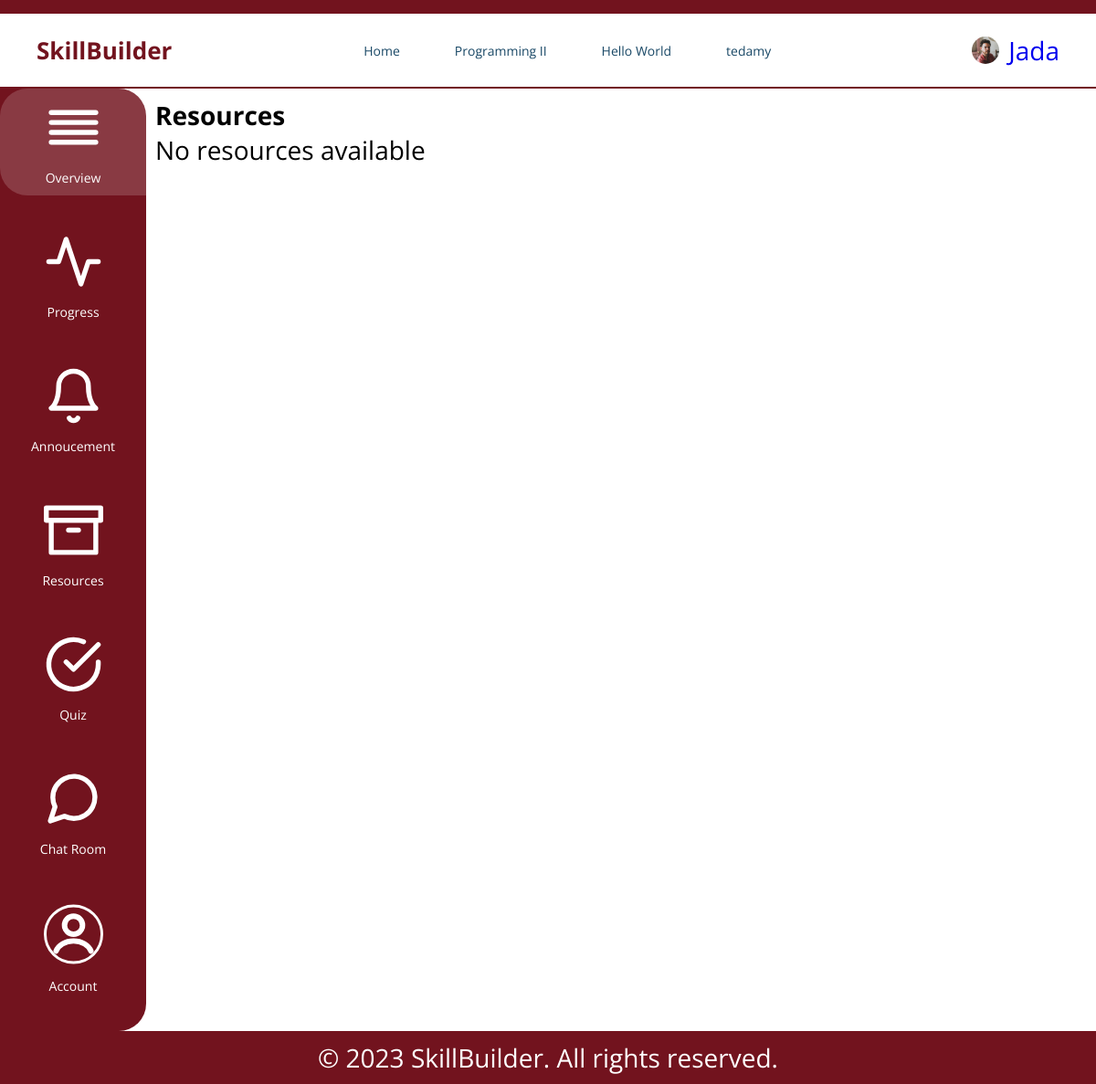
The page /course/19/resource (signed in) on the database as committed earlier.
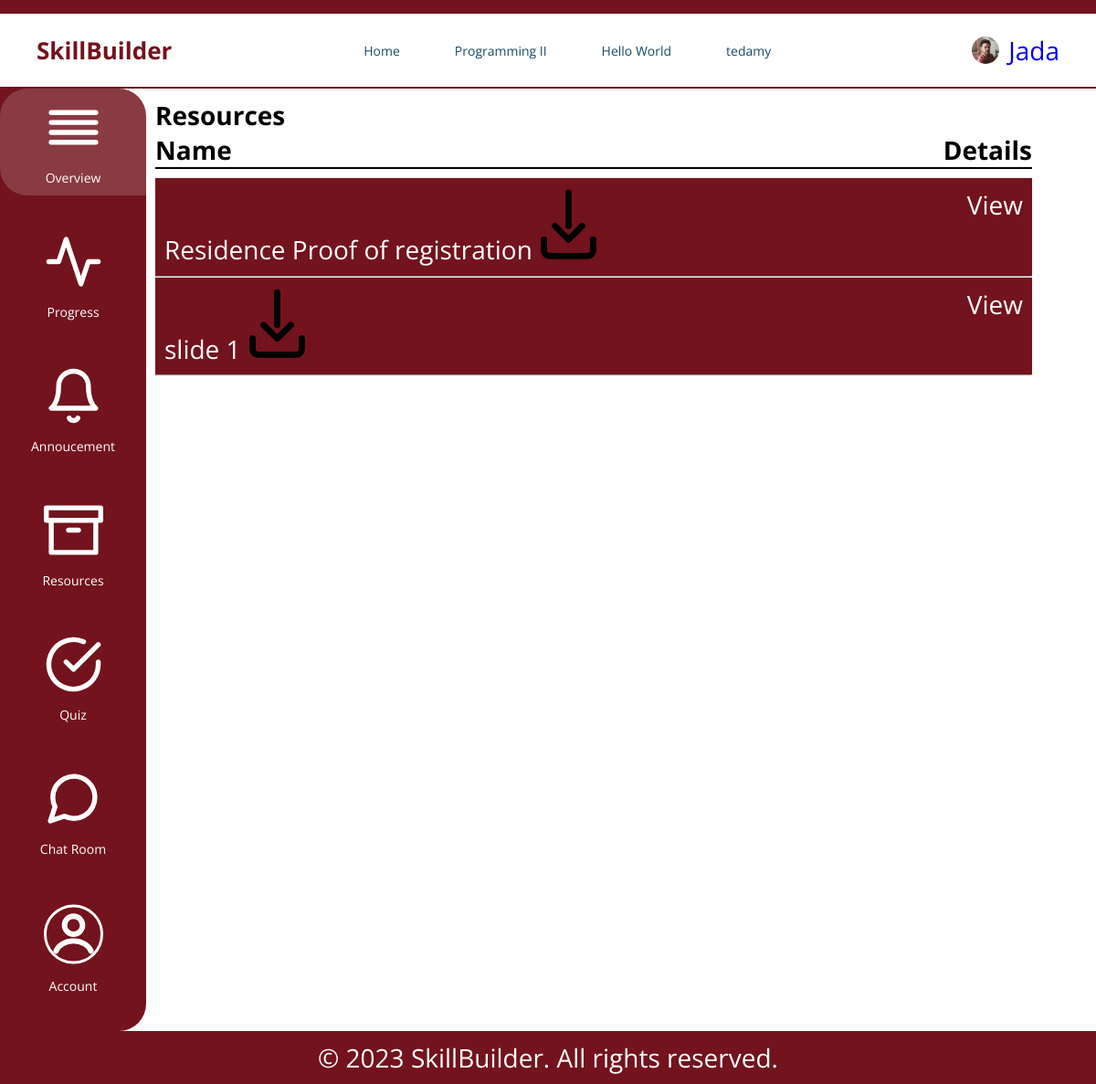
The same page on the database as committed later.
### myapp/models.py (models this page shows, shortened)
class Course(models.Model):
    name = models.CharField(max_length=100)
    description = models.TextField(blank=True, null=True)
    instructor = models.ForeignKey(User, on_delete=models.CASCADE)
    course_participants = models.ManyToManyField(User, related_name='course_participants', blank=True)
    created = models.DateField(auto_now_add=True)
    updated = models.DateField(auto_now=True)

class Resource(models.Model):
    name = models.CharField(max_length=30)
    course = models.ForeignKey(Course, on_delete=models.CASCADE)
    description = models.TextField(max_length=50, blank=True)
    youtubeLink = models.TextField(blank=True)
    file = models.FileField(upload_to='resources/', blank=True)
    created  = models.DateTimeField(auto_now_add=True)
    updated = models.DateTimeField(auto_now=True)

### myapp/views.py (the view)
# urls.py: path('course/<str:pk>/resource', views.resourcePage, name='resource'),
def resourcePage(request, pk):
    employee = request.user
    employer = User.objects.get(username=employee.my_employer)
    courses = Course.objects.filter(instructor__username=employer).distinct()
    course = Course.objects.get(id=pk)
    resources = Resource.objects.filter(course=course).order_by('-updated')
    context = {
        'course': course,
        'resources': resources,
        'courses': courses
    }
    return render(request, "myapp/resource_page.html", context)

### myapp/templates/myapp/resource_page.html (shortened to what this page needs)
{% extends 'main.html' %} {% load static %} | {% block content %}
<div>
    <h1>Resources</h1>
    {% if resources %}
    <div class="resource-header">
        <p>Name</p>
        <p>Details</p>
    </div>
    <div class="underline"></div>
    {% for resource in resources %}
    <div>
        <div class="d-resources">
            <p>
                {{resource.name}}
                <a href="{{resource.file.url}}"
                    ><img
                        src="{% static 'assets/download.svg' %}"
                        alt="download"
                /></a>
            </p>
            <a class="view">View</a>
        </div>
    </div>
    <hr />
    {% endfor %}
    {% else %}
    <p>No resources available</p>
    {% endif %}
</div>
{% endblock %}

### templates/main_navbar.html (shortened to what this page needs)
{% load static %}
<div class="header-container">
    <header class="header">
        <div class="logo">SkillBuilder</div>
        <nav class="nav-links-all">
            {% with request.resolver_match.url_name as url_name %}
            <ul>
                <li>
                    <a
                        href="{% url 'employee-home' request.user %}"
                        class="nav-links {% if request.resolver_match.view_name == 'home' %} active {% endif %}"
                        >Home</a
                    >
                </li>
                {% for course in courses %}
                <li>
                    <a
                        href="{% url 'course' course.id %}"
                    >
                        {{course.name}}
                    </a>
                </li>
                {% endfor %}
            </ul>
            {% endwith %}
        </nav>
        <div class="user-ico">
            <a
                href="{% url 'update-user' request.user.id %}"
                style="display: flex; align-items: center"
            >
                <img
                    src="{{request.user.avatar.url}}"
                    alt="user"
                    class="image-icon"
                    style="width: 30px; border-radius: 50%; margin: 10px"
                />
                <p>{{request.user.username}}</p>
            </a>
        </div>
    </header>
</div>

Rows that differ between the two databases and show on the page:
added Resource: name "Residence Proof of registration"
added Resource: name "slide 1"
Other text that changed with them:
text no longer shown: "No resources available"
text now shown: "Name Details"
